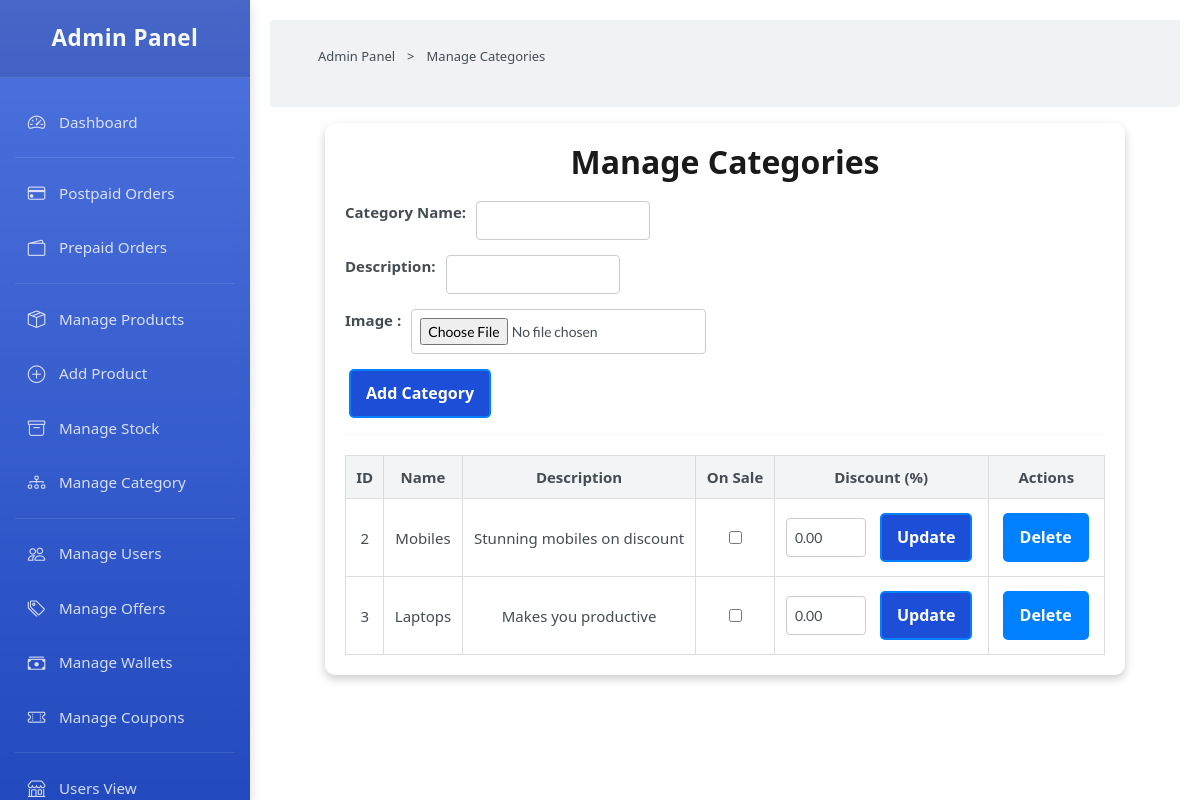
The app's page /adminpanel/manage-category/ with its own data.
### myapp/models.py (models this page shows, shortened)
class Category(models.Model):
    name =models.CharField(max_length=50)
    image =models.ImageField(upload_to='uploads/category/')
    description = models.CharField(max_length=250,default ='',blank =True,null=True)
    is_sale = models.BooleanField(default=False)  # Mark category as on sale
    sale_percentage = models.DecimalField(default=0, max_digits=5, decimal_places=2)  # Discount percentage

### adminpanel/views.py (the view)
# urls.py: path("manage-category/", views.manage_category, name="manage_category"),
def manage_category(request):
    categories = Category.objects.all()
    form = CategoryForm()
    if request.method == "POST":
        form = CategoryForm(request.POST)
        if form.is_valid():
            form.save()
            return redirect("manage_category")  # Redirect to refresh the page
    return render(request, "admin/manage-category.html", {"categories": categories, "form": form})

### adminpanel/forms.py
class CategoryForm(forms.ModelForm):
    class Meta:
        model = Category
        fields = ['name', 'description','image']

### cart/context_processors.py (called while the page is built)
def cart_item_count(request):
    if request.user.is_authenticated:
        cart, created = Cart.objects.get_or_create(user=request.user)
        count = cart.cart_items.count()  # Count total items in the cart
    else:
        count = 0  # If user is not logged in, set count to 0
    return {'cart_count': count}

def wishlist_item_count(request):
    if request.user.is_authenticated:
        wishlist, created = Wishlist.objects.get_or_create(user=request.user)
        count = wishlist.items.count()  # Use 'items' from related_name in WishlistItem
    else:
        count = 0  # No wishlist items if user is not logged in
    return {'wishlist_count': count}

### templates/admin/manage-category.html (shortened to what this page needs)
{% extends "admin/admin-base.html" %}
{% block content %}
<section class="breadcrumb">
    <ul class="breadcrumb__list flex">
      <li><a href="{% url 'dashboard' %}" class="breadcrumb__link">Admin Panel</a></li>
      <li><span class="breadcrumb__link">></span></li>
      <li><span class="breadcrumb__link">Manage Categories</span></li>
    </ul>
  </section>
<div class="container">
    <h2>Manage Categories</h2>
    <div class="form-container">
        <form method="post" enctype="multipart/form-data" class="category-form">
            <div class="form-group">
                <label for="id_name">Category Name:</label>
                {{ form.name }}
            </div>
            <div class="form-group">
                <label for="id_description">Description:</label>
                {{ form.description }}
            </div>
            <div class="form-group">
                <label for="id_description">Image :</label>
                {{ form.image }}
            </div>
            <button type="submit" class="btn btn-primary">Add Category</button>
        </form>
    </div>
    <hr>
    <div class="table-container">
        <table>
            <thead>
                <tr>
                    <th>ID</th>
                    <th>Name</th>
                    <th>Description</th>
                    <th>On Sale</th>
                    <th>Discount (%)</th>
                    <th>Actions</th>
                </tr>
            </thead>
            <tbody>
                {% for category in categories %}
                <tr>
                    <td>{{ category.id }}</td>
                    <td>{{ category.name }}</td>
                    <td>{{ category.description }}</td>
                    <td>
                        <form method="post" action="{% url 'toggle_sale' category.id %}">
                            <input type="checkbox" name="is_sale" {% if category.is_sale %}checked{% endif %} onchange="this.form.submit()">
                        </form>
                    </td>
                    <td>
                        <form method="post" action="{% url 'update_discount' category.id %}" class="form-inline">
                            <input type="number" name="sale_percentage" value="{{ category.sale_percentage }}" min="0" max="100" step="0.1" required>
                            <button type="submit" class="btn btn-primary">Update</button>
                        </form>
                    </td>
                    <td>
                        <form method="post" action="{% url 'delete_category' category.id %}" onsubmit="return confirm('Are you sure?');">
                            <button type="submit" class="btn align-items-center ">Delete</button>
                        </form>
                    </td>
                </tr>
                {% empty %}
                <tr>
                    <td colspan="7" class="no-data">No categories available.</td>
                </tr>
                {% endfor %}
            </tbody>
        </table>
    </div>
</div>
{% endblock %}

### static/css/styles.css (style rules this page uses)
:root { --header-height: 4rem; --first-color: hsl(210, 100%, 50%); --first-color-alt: hsl(200, 100%, 80%); --second-color: hsl(35, 100%, 50%); --title-color: hsl(0, 0%, 10%); --text-color: hsl(210, 10%, 30%); --text-color-light: hsl(210, 15%, 50%); --body-color: hsl(0, 0%, 100%); --container-color: hsl(210, 20%, 95%); --border-color: hsl(210, 50%, 90%); --border-color-alt: hsl(200, 89%, 82%); --body-font: "Lato", sans-serif; --second-font: "League Spartan" sans-serif; --big-font-size: 3.5rem; --h1-font-size: 2.75rem; --h2-font-size: 2rem; --h3-font-size: 1.75rem; --h4-font-size: 1.375rem; --large-font-size: 1.125rem; --normal-font-size: 1rem; --small-font-size: 0.875rem; --smaller-font-size: 0.75rem; --tiny-font-size: 0.6875rem; --weight-400: 400; --weight-500: 500; --weight-600: 600; --weight-700: 700; --transition: cubic-bezier(0, 0, 0.05, 1); }
@media screen and (max-width: 1200px) { :root { --big-font-size: 2.25rem; --h1-font-size: 2rem; --h2-font-size: 1.375rem; --h3-font-size: 1.25rem; --h4-font-size: 1.125rem; --large-font-size: 1rem; --normal-font-size: 0.9375rem; --small-font-size: 0.8125rem; --smaller-font-size: 0.6875rem; --tiny-font-size: 0.625rem; } }
* { margin: 0; padding: 0; box-sizing: border-box; }
html { scroll-behavior: smooth; }
input, textarea, body { color: var(--text-color); font-family: var(--body-font); font-size: var(--normal-font-size); font-weight: var(--weight-400); }
body { background-color: var(--body-color); }
h1, h2, h3, h4 { font-family: var(--second-font); color: var(--title-color); font-weight: var(--weight-600); }
ul { list-style: none; }
a { text-decoration: none; }
button, textarea, input { background-color: transparent; border: none; outline: none; }
table { width: 100%; border-collapse: collapse; }
.container { max-width: 1320px; margin-inline: auto; padding-inline: 0.75rem; }
.btn { background-color: var(--first-color); color: var(--body-color); height: 49px; line-height: 43px; font-family: var(--second-font); font-size: var(--small-font-size); font-weight: var(--weight-700); border-radius: 0.25rem; -webkit-border-radius: 0.25rem; -moz-border-radius: 0.25rem; -ms-border-radius: 0.25rem; -o-border-radius: 0.25rem; transition: all 0.4s var(--transition); -webkit-transition: all 0.4s var(--transition); -moz-transition: all 0.4s var(--transition); -ms-transition: all 0.4s var(--transition); -o-transition: all 0.4s var(--transition); }
.flex { display: flex; align-items: center; column-gap: 0.5rem; }
form .form-group { display: flex; flex-wrap: wrap; gap: 10px; }
form button { margin-top: 10px; }
form input, form select, form textarea { border: 1px solid #ccc; padding: 8px; font-size: 14px; border-radius: 4px; }
.btn { display: flex; align-items: center; justify-content: center; text-align: center; margin :4px; border: 2px solid var(--first-color); background-color: var(--first-color); border: 2px solid var(--first-color); color: var(--body-color); padding: 12px 20px; font-size: 16px; font-weight: bold; border-radius: 5px; cursor: pointer; transition: background-color 0.3s; }
.breadcrumb { background-color: var(--container-color); padding-block: 1.5rem; }
.breadcrumb__list { column-gap: 0.75rem; }
.breadcrumb__link { color: var(--text-color); font-size: var(--small-font-size); }
@media screen and (max-width: 1400px) { .container { max-width: 1140px; } }
@media screen and (max-width: 1200px) { .container { max-width: 960px; } }

### templates/admin/admin-base.html (style rules this page uses)
:root { --primary-color: #4e73df; --secondary-color: #224abe; --accent-color: #36b9cc; --text-light: #f8f9fc; --sidebar-width: 250px; --transition-speed: 0.3s; --sidebar-bg: linear-gradient(180deg, #4e73df 0%, #224abe 100%); }
body { font-family: 'Nunito', 'Segoe UI', Roboto, sans-serif; }

### templates/admin/manage-category.html (style rules this page uses)
.container { max-width: 800px; margin: auto; background: white; padding: 20px; border-radius: 10px; box-shadow: 0 4px 10px rgba(0, 0, 0, 0.2); }
h2 { text-align: center; margin-bottom: 20px; }
.form-group { margin-bottom: 15px; }
label { font-weight: bold; }
.btn { display: flex; align-items: center; justify-content: center; padding: 1px 15px; border-radius: 5px; text-align: center; transition: background 0.3s; height: 100%; }
.btn-primary { background: #1d4ed8; color: white; }
.table-container { overflow-x: auto; margin-top: 20px; }
table { width: 100%; border-collapse: collapse; }
th, td { border: 1px solid #ddd; padding: 10px; text-align: center; }
th { background: #f3f4f6; }
.form-inline { display: flex; gap: 10px; align-items: center; justify-content: center; }

### records on screen
Category: id "2", name "Mobiles", description "Stunning mobiles on discount", sale_percentage "0.00"
Category: id "3", name "Laptops", description "Makes you productive", sale_percentage "0.00"
